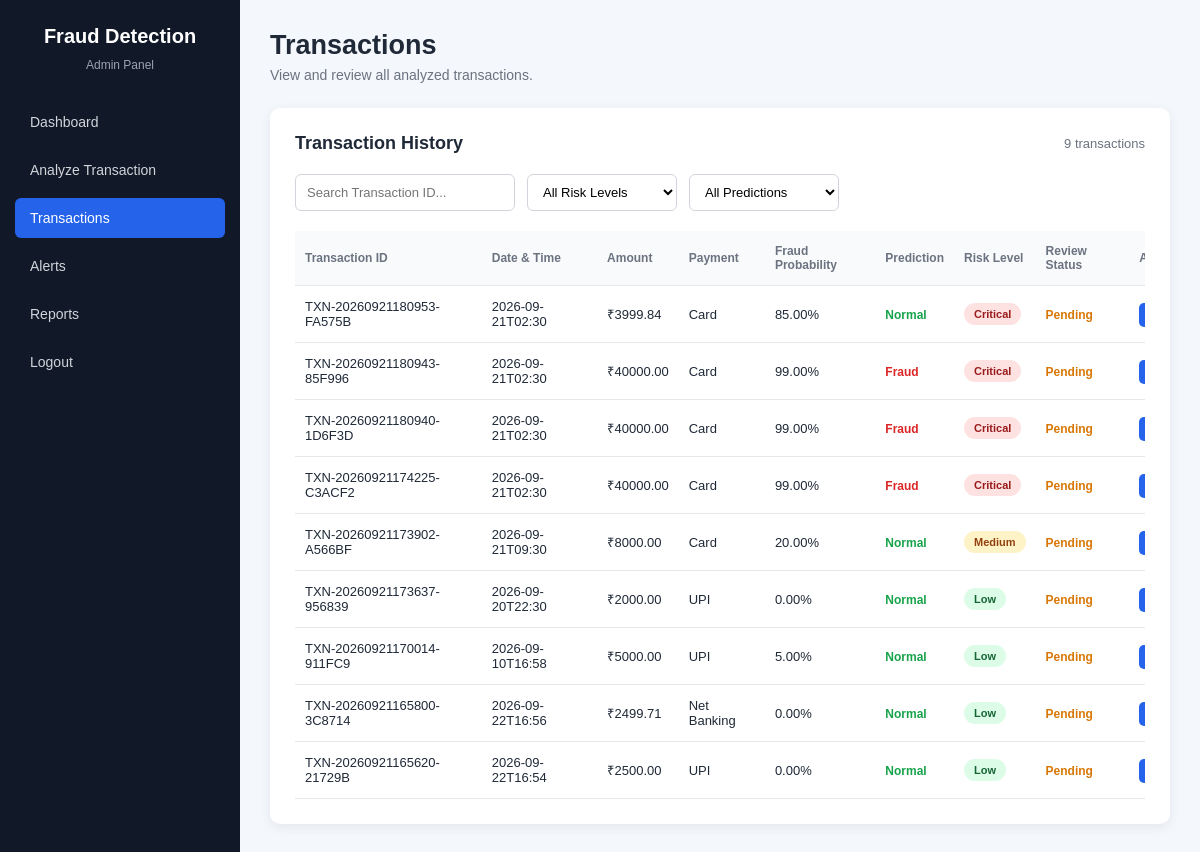
The page /transactions (signed in) on the database its author committed.
### tables this page shows
CREATE TABLE transactions (

            id INTEGER PRIMARY KEY AUTOINCREMENT,

            transaction_id TEXT UNIQUE NOT NULL,

            transaction_time TEXT NOT NULL,

            customer_id TEXT,

            merchant_id TEXT,

            transaction_amount REAL,

            payment_channel TEXT,

            device_type TEXT,

            account_age_days INTEGER,

            credit_score_band INTEGER,

            kyc_level INTEGER,

            avg_monthly_spend REAL,

            merchant_risk_score REAL,

            is_international INTEGER,

            ip_risk_score REAL,

            txn_count_1h INTEGER,

            txn_count_24h INTEGER,

            failed_txn_count_24h INTEGER,

            geo_distance_from_last_txn REAL,

            amount_deviation_from_user_mean REAL,

            fraud_probability REAL,

            predicted_fraud INTEGER,

            risk_level TEXT,

            risk_reasons TEXT,

            recommended_action TEXT,

            review_status TEXT DEFAULT 'Pending',

            reviewed_by TEXT,

            review_comment TEXT,

            reviewed_at TEXT,

            created_at TEXT NOT NULL

        );

### app/.ipynb_checkpoints/app-checkpoint.py (the view)
@app.route("/transactions")
def transactions():
    if not login_required():
        return redirect(
            url_for("login")
        )
    transactions_data = (
        get_all_transactions()
    )
    return render_template(
        "transactions.html",
        transactions=
            transactions_data
    )

### app/.ipynb_checkpoints/app-checkpoint.py (called while the page is built)
def login_required():
    return "username" in session

### app/database.py (called while the page is built)
def get_connection():
    conn = sqlite3.connect(str(DATABASE))
    conn.row_factory = sqlite3.Row
    return conn

def get_all_transactions():
    conn = get_connection()
    rows = conn.execute("""
        SELECT *
        FROM transactions
        ORDER BY id DESC
    """).fetchall()
    conn.close()
    return [dict(row) for row in rows]

### templates/transactions.html (shortened to what this page needs)
<!DOCTYPE html>
<html lang="en">
<head>
</head>
<body>
<div class="container">
    <aside class="sidebar">
        <h2>Fraud Detection</h2>
        <p>Admin Panel</p>
        <a href="{{ url_for('dashboard') }}" class="nav-link">
            Dashboard
        </a>
        <a href="{{ url_for('prediction') }}" class="nav-link">
            Analyze Transaction
        </a>
        <a href="{{ url_for('transactions') }}" class="nav-link active">
            Transactions
        </a>
        <a href="{{ url_for('alerts') }}" class="nav-link">
            Alerts
        </a>
        <a href="{{ url_for('reports') }}" class="nav-link">
            Reports
        </a>
        <a href="{{ url_for('logout') }}" class="nav-link">
            Logout
        </a>
    </aside>
    <main class="main">
        <div class="topbar">
            <h1>Transactions</h1>
            <p>
                View and review all analyzed transactions.
            </p>
        </div>
        <div class="table-card">
            <div class="table-header">
                <h2>
                    Transaction History
                </h2>
                <span class="count">
                    {{ transactions|length }} transactions
                </span>
            </div>
            <div class="filters">
                <input
                    type="text"
                    id="searchInput"
                    placeholder="Search Transaction ID..."
                    onkeyup="filterTransactions()"
                >
                <select
                    id="riskFilter"
                    onchange="filterTransactions()"
                >
                    <option value="all">
                        All Risk Levels
                    </option>
                </select>
                <select
                    id="fraudFilter"
                    onchange="filterTransactions()"
                >
                    <option value="all">
                        All Predictions
                    </option>
                </select>
            </div>
            <div class="table-wrapper">
                <table id="transactionTable">
                    <thead>
                        <tr>
                            <th>
                                Transaction ID
                            </th>
                            <th>
                                Date & Time
                            </th>
                            <th>
                                Amount
                            </th>
                            <th>
                                Payment
                            </th>
                            <th>
                                Fraud Probability
                            </th>
                            <th>
                                Prediction
                            </th>
                            <th>
                                Risk Level
                            </th>
                            <th>
                                Review Status
                            </th>
                            <th>
                            </th>
                        </tr>
                    </thead>
                    <tbody>
                        {% if transactions %}
                            {% for transaction in transactions %}
                            <tr>
                                <td>
                                    {{ transaction.transaction_id }}
                                </td>
                                <td>
                                    {{ transaction.transaction_time }}
                                </td>
                                <td>
                                    ₹{{ "%.2f"|format(transaction.transaction_amount) }}
                                </td>
                                <td>
                                    {{ transaction.payment_channel }}
                                </td>
                                <td>
                                    {{ "%.2f"|format(transaction.fraud_probability * 100) }}%
                                </td>
                                <td
                                    data-fraud="{{ transaction.predicted_fraud }}"
                                >
                                    {% if transaction.predicted_fraud == 1 %}
                                        <span class="status blocked">
                                            Fraud
                                        </span>
                                    {% else %}
                                        <span class="status reviewed">
                                            Normal
                                        </span>
                                    {% endif %}
                                </td>
                                <td data-risk="{{ transaction.risk_level }}">
                                    {% if transaction.risk_level == "Low" %}
                                        <span class="risk-badge low">
                                            Low
                                        </span>
                                    {% elif transaction.risk_level == "Medium" %}
                                        <span class="risk-badge medium">
                                            Medium
                                        </span>
                                    {% elif transaction.risk_level == "High" %}
                                        <span class="risk-badge high">
                                            High
                                        </span>
                                    {% else %}
                                        <span class="risk-badge critical">
                                            Critical
                                        </span>
                                    {% endif %}
                                </td>
                                <td>
                                    {% if transaction.review_status == "Reviewed" %}
                                        <span class="status reviewed">
                                            Reviewed
                                        </span>
                                    {% elif transaction.review_status == "Blocked" %}
                                        <span class="status blocked">
                                            Blocked
                                        </span>
                                    {% else %}
                                        <span class="status pending">
                                            Pending
                                        </span>
                                    {% endif %}
                                </td>
                                <td>
                                    <a
                                        href="{{ url_for('transaction_detail', transaction_id=transaction.transaction_id) }}"
                                        class="details-btn"
                                    >
                                    </a>
                                </td>
                            </tr>
                            {% endfor %}
                        {% endif %}
                    </tbody>
                </table>
            </div>
        </div>
    </main>
</div>
</body>
</html>

### templates/transactions.html (style rules this page uses)
* { margin: 0; padding: 0; box-sizing: border-box; font-family: Arial, sans-serif; }
body { background: #f4f7fb; color: #1f2937; }
.container { display: flex; min-height: 100vh; }
.sidebar { width: 240px; background: #111827; color: white; padding: 25px 15px; position: fixed; top: 0; bottom: 0; left: 0; }
.sidebar h2 { text-align: center; font-size: 20px; margin-bottom: 35px; }
.sidebar p { text-align: center; font-size: 12px; color: #9ca3af; margin-top: -25px; margin-bottom: 30px; }
.nav-link { display: block; text-decoration: none; color: #d1d5db; padding: 12px 15px; margin-bottom: 8px; border-radius: 6px; font-size: 14px; }
.nav-link:hover, .nav-link.active { background: #2563eb; color: white; }
.main { margin-left: 240px; width: calc(100% - 240px); padding: 30px; }
.topbar { margin-bottom: 25px; }
.topbar h1 { font-size: 27px; }
.topbar p { color: #6b7280; margin-top: 6px; font-size: 14px; }
.table-card { background: white; padding: 25px; border-radius: 10px; box-shadow: 0 3px 12px rgba(0, 0, 0, 0.07); }
.table-header { display: flex; justify-content: space-between; align-items: center; margin-bottom: 20px; }
.table-header h2 { font-size: 18px; }
.count { color: #6b7280; font-size: 13px; }
.filters { display: flex; gap: 12px; margin-bottom: 20px; flex-wrap: wrap; }
.filters input, .filters select { padding: 9px 11px; border: 1px solid #d1d5db; border-radius: 6px; outline: none; font-size: 13px; }
.filters input { width: 220px; }
.filters select { width: 150px; background: white; }
.table-wrapper { width: 100%; overflow-x: auto; }
table { width: 100%; border-collapse: collapse; min-width: 900px; }
th { text-align: left; padding: 13px 10px; background: #f9fafb; color: #6b7280; font-size: 12px; border-bottom: 1px solid #e5e7eb; }
td { padding: 13px 10px; border-bottom: 1px solid #e5e7eb; font-size: 13px; }
.risk-badge { display: inline-block; padding: 5px 10px; border-radius: 20px; font-size: 11px; font-weight: 600; }
.low { background: #dcfce7; color: #166534; }
.medium { background: #fef3c7; color: #92400e; }
.critical { background: #fee2e2; color: #991b1b; }
.status { font-size: 12px; font-weight: 600; }
.pending { color: #d97706; }
.reviewed { color: #16a34a; }
.blocked { color: #dc2626; }
.details-btn { text-decoration: none; background: #2563eb; color: white; padding: 6px 11px; border-radius: 5px; font-size: 11px; }

### rows shown on the page
transactions: transaction_amount "3999.84", transaction.fraud_probability*100 "85.00", predicted_fraud "Normal", risk_level "Critical", review_status "Pending"
transactions: transaction_amount "40000.00", transaction.fraud_probability*100 "99.00", predicted_fraud "Fraud", risk_level "Critical", review_status "Pending"
transactions: transaction_amount "40000.00", transaction.fraud_probability*100 "99.00", predicted_fraud "Fraud", risk_level "Critical", review_status "Pending"
transactions: transaction_amount "40000.00", transaction.fraud_probability*100 "99.00", predicted_fraud "Fraud", risk_level "Critical", review_status "Pending"
transactions: transaction_amount "8000.00", transaction.fraud_probability*100 "20.00", predicted_fraud "Normal", risk_level "Medium", review_status "Pending"
transactions: transaction_amount "2000.00", transaction.fraud_probability*100 "0.00", predicted_fraud "Normal", risk_level "Low", review_status "Pending"
transactions: transaction_amount "5000.00", transaction.fraud_probability*100 "5.00", predicted_fraud "Normal", risk_level "Low", review_status "Pending"
transactions: transaction_amount "2499.71", transaction.fraud_probability*100 "0.00", predicted_fraud "Normal", risk_level "Low", review_status "Pending"
transactions: transaction_amount "2500.00", transaction.fraud_probability*100 "0.00", predicted_fraud "Normal", risk_level "Low", review_status "Pending"

### other values the page prints
{{ transactions|length }} "9"
